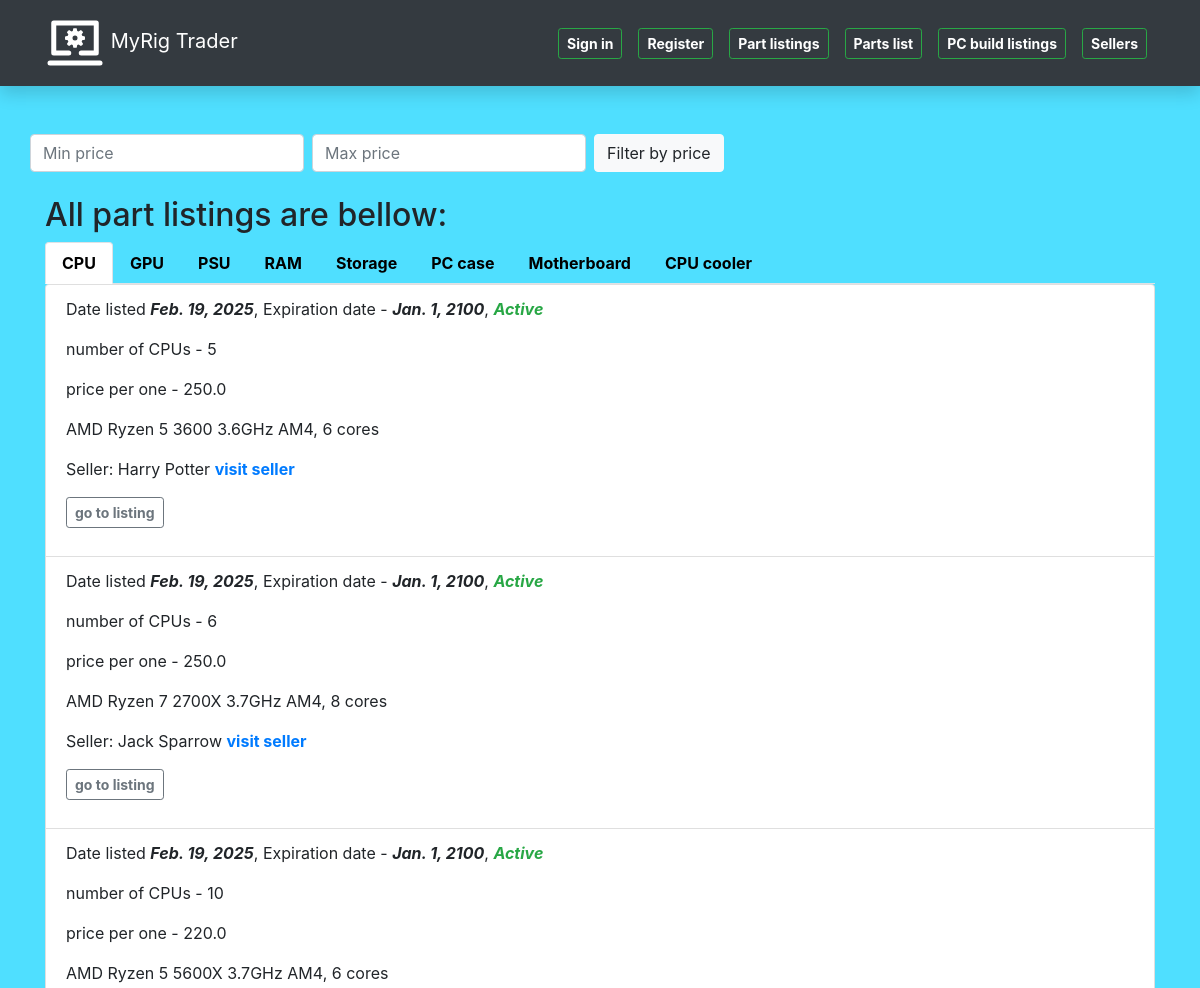
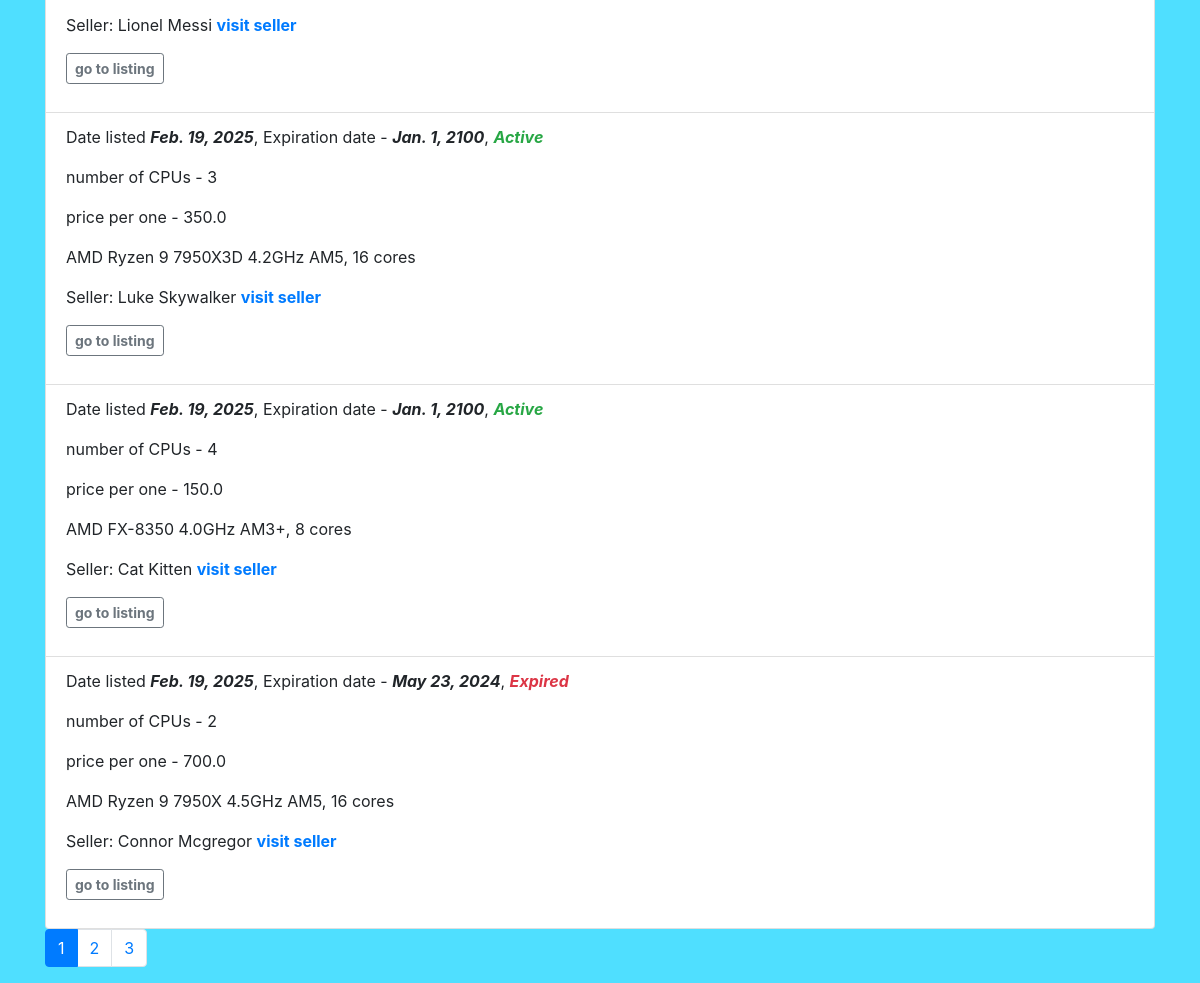
Page /pcportal/partlistings/ on the committed database (2 pictures, top to bottom).
### pcportal/models/part_listing_models.py (models this page shows, shortened)
class PartListing(models.Model):
    date_created = models.DateField("Date listed", auto_now_add=True)
    expiration_date = models.DateField("Expiration date", default="2025-03-20")
    quantity = models.IntegerField("quantity",
                                   help_text="Quantity of units")
    price = models.FloatField("Price per piece")
    listing_seller = models.ForeignKey(User, on_delete=models.SET_NULL, null=True, blank=True)
    @property
    def exp_status(self):
        if self.expiration_date < date.today():
            return "Expired"
        return "Active"
    class Meta:
        abstract = True

class CpuListing(PartListing):
    cpu = models.ForeignKey(Cpu, on_delete=models.CASCADE)
    seller = models.ForeignKey(Seller, on_delete=models.CASCADE,
                               related_name="cpu_listing")
    def display_seller(self):
        return f"{self.seller.f_name} {self.seller.l_name}"
    display_seller.short_description = "SELLER"

### pcportal/models/part_models.py (models this page shows, shortened)
class Cpu(models.Model):
    brand = models.CharField("CPU brand", max_length=30,
                             help_text="CPU brand name")
    cpu_model = models.CharField("CPU model", max_length=30)
    cores = models.IntegerField("Number of cores",
                                help_text="Number of cpu cores",
                                null=True, blank=True)
    base_clock_speed = models.FloatField("Base clock speed",
                                         help_text="Base clock speed of CPU, GHz",
                                         null=True, blank=True)
    socket_type = models.CharField("CPU socket",
                                   max_length=30,
                                   help_text="CPU socket type, (AM4, LGA 1151, etc.)",
                                   null=True, blank=True)
    def speed_display(self):
        """
        This function adds GHz next to
        base clock speed. returns speed with GHz
        in an f string.
        """
        return f"{self.base_clock_speed}GHz"
    speed_display.short_description = "BASE CLOCK SPEED"

### pcportal/models/seller_model.py (models this page shows, shortened)
class Seller(models.Model):
    f_name = models.CharField("First name", max_length=30)
    l_name = models.CharField("Last name", max_length=30)
    email = models.CharField("Email", max_length=30)
    phone_num = models.IntegerField("Phone number")
    user = models.OneToOneField(User, on_delete=models.CASCADE, related_name='seller')
    def full_name(self):
        return f"{self.f_name} {self.l_name}"
    full_name.short_description = "FULL NAME"

### pcportal/views/part_listings_views.py (the view)
# urls.py: path('partlistings/', views.get_part_listings, name='part-listings'),
def get_part_listings(request):
    cpu_listings = CpuListing.objects.all()
    gpu_listings = GpuListing.objects.all()
    psu_listings = PsuListing.objects.all()
    ram_listings = RamListing.objects.all()
    storage_listings = StorageListing.objects.all()
    casepc_listings = CasePCListing.objects.all()
    motherboard_listings = MotherboardListing.objects.all()
    cpucooler_listings = CpuCoolerListing.objects.all()
    tab = request.GET.get('tab', 'cpu')
    page_number = request.GET.get('page')
    paged_cpu_listings = (Paginator(cpu_listings, 6)).get_page(page_number)
    paged_gpu_listings = (Paginator(gpu_listings, 6)).get_page(page_number)
    paged_psu_listings = (Paginator(psu_listings, 6)).get_page(page_number)
    paged_ram_listings = (Paginator(ram_listings, 6)).get_page(page_number)
    paged_storage_listings = (Paginator(storage_listings, 6)).get_page(page_number)
    paged_casepc_listings = (Paginator(casepc_listings, 6)).get_page(page_number)
    paged_motherboard_listings = (Paginator(motherboard_listings, 6)).get_page(page_number)
    paged_cpucooler_listings = (Paginator(cpucooler_listings, 6)).get_page(page_number)
    context_my = {
        'cpu_listings': paged_cpu_listings,
        'gpu_listings': paged_gpu_listings,
        'psu_listings': paged_psu_listings,
        'ram_listings': paged_ram_listings,
        'storage_listings': paged_storage_listings,
        'casepc_listings': paged_casepc_listings,
        'motherboard_listings': paged_motherboard_listings,
        'cpucooler_listings': paged_cpucooler_listings,
        'active_tab': tab,
    }
    return render(request, 'part_listings.html', context=context_my)

### pcportal/models/part_listing_models.py (called while the page is built)
    def display_seller(self):
        return f"{self.seller.f_name} {self.seller.l_name}"

    def display_seller(self):
        return f"{self.seller.f_name} {self.seller.l_name}"

    def display_seller(self):
        return f"{self.seller.f_name} {self.seller.l_name}"

    def display_seller(self):
        return f"{self.seller.f_name} {self.seller.l_name}"

    def display_seller(self):
        return f"{self.seller.f_name} {self.seller.l_name}"

    def display_seller(self):
        return f"{self.seller.f_name} {self.seller.l_name}"

    def display_seller(self):
        return f"{self.seller.f_name} {self.seller.l_name}"

### pcportal/models/part_models.py (called while the page is built)
    def vram_display(self):
        return f"{self.vram}GB"

    def speed_display(self):
        return f"{self.clock_speed}MHz"

    def ram_display(self):
        return f"{self.capacity}GB"

    def speed_display(self):
        return f"{self.ram_speed}MHz"

    def capacity_display(self):
        return f"{self.capacity}GB"

    def write_display(self):
        return f"{self.write_speed}MB/s"

    def read_display(self):
        return f"{self.read_speed}MB/s"

### pcportal/templates/part_listings.html (shortened to what this page needs)
{% extends 'base.html' %}
{% block content %}
<div class="row">
        <form
            class="form-inline my-2 my-lg-0"
            action="{% url 'search-partlistings' %}"
            method="get">
        <input class="form-control mr-sm-2"
                type="number"
                placeholder="Min price"
                aria-label="Min price"
                name="min_price"
                step="any"/>
        <input class="form-control mr-sm-2"
                type="number"
                placeholder="Max price"
                aria-label="Max price"
                name="max_price"
                step="any"/>
        <button class="btn btn-light my-2 my-sm-0" type="submit">
            Filter by price
        </button>
    </form>
</div>
<h2 class="mt-4">All part listings are bellow:</h2>
<ul class="nav nav-tabs" id="myTab" role="tablist" >
    <li class="nav-item">
        <a class="nav-link {% if active_tab == 'cpu' %}active{% endif %}"
           href="?tab=cpu" style="color: black"><b>CPU</b></a>
    </li>
        <li class="nav-item">
        <a class="nav-link {% if active_tab == 'gpu' %}active{% endif %}"
           href="?tab=gpu" style="color: black"><b>GPU</b></a>
    </li>
        <li class="nav-item">
        <a class="nav-link {% if active_tab == 'psu' %}active{% endif %}"
           href="?tab=psu" style="color: black"><b>PSU</b></a>
    </li>
        <li class="nav-item">
        <a class="nav-link {% if active_tab == 'ram' %}active{% endif %}"
           href="?tab=ram" style="color: black"><b>RAM</b></a>
    </li>
        <li class="nav-item">
        <a class="nav-link {% if active_tab == 'storage' %}active{% endif %}"
           href="?tab=storage" style="color: black"><b>Storage</b></a>
    </li>
        <li class="nav-item">
        <a class="nav-link {% if active_tab == 'casepc' %}active{% endif %}"
           href="?tab=casepc" style="color: black"><b>PC case</b></a>
    </li>
        <li class="nav-item">
        <a class="nav-link {% if active_tab == 'motherboard' %}active{% endif %}"
           href="?tab=motherboard" style="color: black"><b>Motherboard</b></a>
    </li>
        <li class="nav-item">
        <a class="nav-link {% if active_tab == 'cpucooler' %}active{% endif %}"
           href="?tab=cpucooler" style="color: black"><b>CPU cooler</b></a>
    </li>
</ul>
<div class="tab-content" id="myTabContent">
    <div class="tab-pane fade {% if active_tab == 'cpu' %}show active{% endif %}"
         id="cpu" role="tabpanel">
        {% if cpu_listings %}
         <ul class="list-group">
            {% for listing in cpu_listings %}
                <li class="list-group-item">
                    <p>Date listed <em><b>{{ listing.date_created }}</b></em>,
                        Expiration date - <em><b>{{ listing.expiration_date }}</b></em>,
                        <b style="display: inline;"
                        class="{% if listing.exp_status == 'Active' %} text-success
                        {% else %} text-danger
                        {% endif %}"><em> {{ listing.exp_status }}</em></b>
                        </p>
                        <p>number of CPUs - {{ listing.quantity }}</p>
                    <p>price per one - {{ listing.price }}</p>
                    <p>{{ listing.cpu.brand }} {{ listing.cpu.cpu_model }} {{ listing.cpu.base_clock_speed }}GHz
                        {{ listing.cpu.socket_type }}, {{ listing.cpu.cores }} cores</p>
                    <p>Seller: {{ listing.display_seller }} <a href="{% url 'seller-one' listing.seller.id %}">
                    <b>visit seller</b>
                    </a></p>
                    <p>
                    <a href="{% url 'cpu-listing-one' listing.id %}">
                    <button class="btn btn-outline-secondary btn-sm"><b>go to listing</b></button>
                    </a>
                    </p>
                </li>
             {% endfor %}
         </ul>
            <ul class="pagination">
                {% for nr in cpu_listings.paginator.page_range %}
                {% if cpu_listings.number == nr %}
                    <li class="page-item active">
                        <a class="page-link">{{ nr }}</a>
                     </li>
                {% else %}
                    <li class="page-item">
                        <a class="page-link" href="?page={{ nr }}&tab={{ active_tab }}">{{ nr }}</a>
                    </li>
                {% endif %}
                {% endfor %}
            </ul>
        {% else %}
        <p>No CPU listings, sorry</p>
        {% endif %}
    </div>
</div>
{% endblock %}

### pcportal/static/css/styles.css (style rules this page uses)
body { background-color: #4fdfff; }

### rows in the picture
CpuListing: date_created "Feb. 19, 2025", expiration_date "Jan. 1, 2100", exp_status "Active", quantity "5", price "250.0", cpu.brand "AMD", cpu.cpu_model "Ryzen 5 3600", cpu.base_clock_speed "3.6", cpu.socket_type "AM4", cpu.cores "6", display_seller "Harry Potter"
CpuListing: date_created "Feb. 19, 2025", expiration_date "Jan. 1, 2100", exp_status "Active", quantity "6", price "250.0", cpu.brand "AMD", cpu.cpu_model "Ryzen 7 2700X", cpu.base_clock_speed "3.7", cpu.socket_type "AM4", cpu.cores "8", display_seller "Jack Sparrow"
CpuListing: date_created "Feb. 19, 2025", expiration_date "Jan. 1, 2100", exp_status "Active", quantity "10", price "220.0", cpu.brand "AMD", cpu.cpu_model "Ryzen 5 5600X", cpu.base_clock_speed "3.7", cpu.socket_type "AM4", cpu.cores "6", display_seller "Lionel Messi"
CpuListing: date_created "Feb. 19, 2025", expiration_date "Jan. 1, 2100", exp_status "Active", quantity "3", price "350.0", cpu.brand "AMD", cpu.cpu_model "Ryzen 9 7950X3D", cpu.base_clock_speed "4.2", cpu.socket_type "AM5", cpu.cores "16", display_seller "Luke Skywalker"
CpuListing: date_created "Feb. 19, 2025", expiration_date "Jan. 1, 2100", exp_status "Active", quantity "4", price "150.0", cpu.brand "AMD", cpu.cpu_model "FX-8350", cpu.base_clock_speed "4.0", cpu.socket_type "AM3+", cpu.cores "8", display_seller "Cat Kitten"
CpuListing: date_created "Feb. 19, 2025", expiration_date "May 23, 2024", exp_status "Expired", quantity "2", price "700.0", cpu.brand "AMD", cpu.cpu_model "Ryzen 9 7950X", cpu.base_clock_speed "4.5", cpu.socket_type "AM5", cpu.cores "16", display_seller "Connor Mcgregor"

### other values in the picture
{{ nr }} "1"
{{ nr }} "2" "3"
